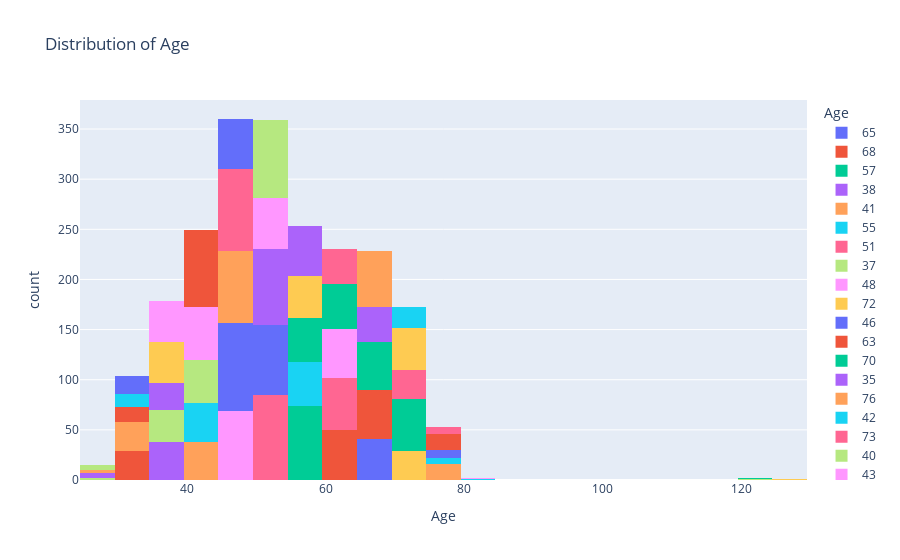

The code cell stored with this chart in its notebook:
### Markdown cell above
### **Distribution of Age**
Kode ini akan memplot histogram yang menunjukkan distribusi kolom 'age' pada data. Sumbu x akan mewakili usia dan sumbu y akan mewakili jumlah pelanggan dengan usia tersebut

### Code cell
fig1 = px.histogram(df, x="Age", nbins=30, color='Age', title="Distribution of Age")
fig1.show()

### Figure 1 — Plotly figure (JSON) as saved in the notebook; plotly's stock layout.template omitted (floating-point values rounded to 4 significant figures)
{"data": [{"alignmentgroup": "True", "bingroup": "x", "hovertemplate": "Age=%{x}<br>count=%{y}<extra></extra>", "legendgroup": "65", "marker": {"color": "#636efa", "pattern": {"shape": ""}}, "name": "65", "nbinsx": 30, "offsetgroup": "65", "orientation": "v", "showlegend": true, "type": "histogram", "x": [65, 65, 65, 65, 65, 65, 65, 65, 65, 65, 65, 65, 65, 65, 65, 65, 65, 65, 65, 65, 65, 65, 65, 65, 65, 65, 65, 65, 65, 65, 65, 65, 65, 65, 65, 65, 65, 65, 65, 65, 65], "xaxis": "x", "yaxis": "y"}, {"alignmentgroup": "True", "bingroup": "x", "hovertemplate": "Age=%{x}<br>count=%{y}<extra></extra>", "legendgroup": "68", "marker": {"color": "#EF553B", "pattern": {"shape": ""}}, "name": "68", "nbinsx": 30, "offsetgroup": "68", "orientation": "v", "showlegend": true, "type": "histogram", "x": [68, 68, 68, 68, 68, 68, 68, 68, 68, 68, 68, 68, 68, 68, 68, 68, 68, 68, 68, 68, 68, 68, 68, 68, 68, 68, 68, 68, 68, 68, 68, 68, 68, 68, 68, 68, 68, 68, 68, 68, 68, 68, 68, 68, 68, 68, 68, 68, 68], "xaxis": "x", "yaxis": "y"}, {"alignmentgroup": "True", "bingroup": "x", "hovertemplate": "Age=%{x}<br>count=%{y}<extra></extra>", "legendgroup": "57", "marker": {"color": "#00cc96", "pattern": {"shape": ""}}, "name": "57", "nbinsx": 30, "offsetgroup": "57", "orientation": "v", "showlegend": true, "type": "histogram", "x": [57, 57, 57, 57, 57, 57, 57, 57, 57, 57, 57, 57, 57, 57, 57, 57, 57, 57, 57, 57, 57, 57, 57, 57, 57, 57, 57, 57, 57, 57, 57, 57, 57, 57, 57, 57, 57, 57, 57, 57, 57, 57, 57, 57, 57, 57, 57, 57, 57, 57, 57, 57, 57, 57, 57, 57, 57, 57, 57, 57, 57, 57, 57, 57, 57, 57, 57, 57, 57, 57, 57, 57, 57, 57], "xaxis": "x", "yaxis": "y"}, {"alignmentgroup": "True", "bingroup": "x", "hovertemplate": "Age=%{x}<br>count=%{y}<extra></extra>", "legendgroup": "38", "marker": {"color": "#ab63fa", "pattern": {"shape": ""}}, "name": "38", "nbinsx": 30, "offsetgroup": "38", "orientation": "v", "showlegend": true, "type": "histogram", "x": [38, 38, 38, 38, 38, 38, 38, 38, 38, 38, 38, 38, 38, 38, 38, 38, 38, 38, 38, 38, 38, 38, 38, 38, 38, 38, 38, 38, 38, 38, 38, 38, 38, 38, 38, 38, 38, 38], "xaxis": "x", "yaxis": "y"}, {"alignmentgroup": "True", "bingroup": "x", "hovertemplate": "Age=%{x}<br>count=%{y}<extra></extra>", "legendgroup": "41", "marker": {"color": "#FFA15A", "pattern": {"shape": ""}}, "name": "41", "nbinsx": 30, "offsetgroup": "41", "orientation": "v", "showlegend": true, "type": "histogram", "x": [41, 41, 41, 41, 41, 41, 41, 41, 41, 41, 41, 41, 41, 41, 41, 41, 41, 41, 41, 41, 41, 41, 41, 41, 41, 41, 41, 41, 41, 41, 41, 41, 41, 41, 41, 41, 41, 41], "xaxis": "x", "yaxis": "y"}, {"alignmentgroup": "True", "bingroup": "x", "hovertemplate": "Age=%{x}<br>count=%{y}<extra></extra>", "legendgroup": "55", "marker": {"color": "#19d3f3", "pattern": {"shape": ""}}, "name": "55", "nbinsx": 30, "offsetgroup": "55", "orientation": "v", "showlegend": true, "type": "histogram", "x": [55, 55, 55, 55, 55, 55, 55, 55, 55, 55, 55, 55, 55, 55, 55, 55, 55, 55, 55, 55, 55, 55, 55, 55, 55, 55, 55, 55, 55, 55, 55, 55, 55, 55, 55, 55, 55, 55, 55, 55, 55, 55, 55, 55], "xaxis": "x", "yaxis": "y"}, {"alignmentgroup": "True", "bingroup": "x", "hovertemplate": "Age=%{x}<br>count=%{y}<extra></extra>", "legendgroup": "51", "marker": {"color": "#FF6692", "pattern": {"shape": ""}}, "name": "51", "nbinsx": 30, "offsetgroup": "51", "orientation": "v", "showlegend": true, "type": "histogram", "x": [51, 51, 51, 51, 51, 51, 51, 51, 51, 51, 51, 51, 51, 51, 51, 51, 51, 51, 51, 51, 51, 51, 51, 51, 51, 51, 51, 51, 51, 51, 51, 51, 51, 51, 51, 51, 51, 51, 51, 51, 51, 51, 51, 51, 51, 51, 51, 51, 51, 51, 51, 51, 51, 51, 51, 51, 51, 51, 51, 51, 51, 51, 51, 51, 51, 51, 51, 51, 51, 51, 51, 51, 51, 51, 51, 51, 51, 51, 51, 51, 51, 51, 51, 51, 51], "xaxis": "x", "yaxis": "y"}, {"alignmentgroup": "True", "bingroup": "x", "hovertemplate": "Age=%{x}<br>count=%{y}<extra></extra>", "legendgroup": "37", "marker": {"color": "#B6E880", "pattern": {"shape": ""}}, "name": "37", "nbinsx": 30, "offsetgroup": "37", "orientation": "v", "showlegend": true, "type": "histogram", "x": [37, 37, 37, 37, 37, 37, 37, 37, 37, 37, 37, 37, 37, 37, 37, 37, 37, 37, 37, 37, 37, 37, 37, 37, 37, 37, 37, 37, 37, 37, 37, 37], "xaxis": "x", "yaxis": "y"}, {"alignmentgroup": "True", "bingroup": "x", "hovertemplate": "Age=%{x}<br>count=%{y}<extra></extra>", "legendgroup": "48", "marker": {"color": "#FF97FF", "pattern": {"shape": ""}}, "name": "48", "nbinsx": 30, "offsetgroup": "48", "orientation": "v", "showlegend": true, "type": "histogram", "x": [48, 48, 48, 48, 48, 48, 48, 48, 48, 48, 48, 48, 48, 48, 48, 48, 48, 48, 48, 48, 48, 48, 48, 48, 48, 48, 48, 48, 48, 48, 48, 48, 48, 48, 48, 48, 48, 48, 48, 48, 48, 48, 48, 48, 48, 48, 48, 48, 48, 48, 48, 48, 48, 48, 48, 48, 48, 48, 48, 48, 48, 48, 48, 48, 48, 48, 48, 48, 48], "xaxis": "x", "yaxis": "y"}, {"alignmentgroup": "True", "bingroup": "x", "hovertemplate": "Age=%{x}<br>count=%{y}<extra></extra>", "legendgroup": "72", "marker": {"color": "#FECB52", "pattern": {"shape": ""}}, "name": "72", "nbinsx": 30, "offsetgroup": "72", "orientation": "v", "showlegend": true, "type": "histogram", "x": [72, 72, 72, 72, 72, 72, 72, 72, 72, 72, 72, 72, 72, 72, 72, 72, 72, 72, 72, 72, 72, 72, 72, 72, 72, 72, 72, 72, 72], "xaxis": "x", "yaxis": "y"}, {"alignmentgroup": "True", "bingroup": "x", "hovertemplate": "Age=%{x}<br>count=%{y}<extra></extra>", "legendgroup": "46", "marker": {"color": "#636efa", "pattern": {"shape": ""}}, "name": "46", "nbinsx": 30, "offsetgroup": "46", "orientation": "v", "showlegend": true, "type": "histogram", "x": [46, 46, 46, 46, 46, 46, 46, 46, 46, 46, 46, 46, 46, 46, 46, 46, 46, 46, 46, 46, 46, 46, 46, 46, 46, 46, 46, 46, 46, 46, 46, 46, 46, 46, 46, 46, 46, 46, 46, 46, 46, 46, 46, 46, 46, 46, 46, 46, 46, 46, 46, 46, 46, 46, 46, 46, 46, 46, 46, 46, 46, 46, 46, 46, 46, 46, 46, 46, 46, 46, 46, 46, 46, 46, 46, 46, 46, 46, 46, 46, 46, 46, 46, 46, 46, 46, 46, 46], "xaxis": "x", "yaxis": "y"}, {"alignmentgroup": "True", "bingroup": "x", "hovertemplate": "Age=%{x}<br>count=%{y}<extra></extra>", "legendgroup": "63", "marker": {"color": "#EF553B", "pattern": {"shape": ""}}, "name": "63", "nbinsx": 30, "offsetgroup": "63", "orientation": "v", "showlegend": true, "type": "histogram", "x": [63, 63, 63, 63, 63, 63, 63, 63, 63, 63, 63, 63, 63, 63, 63, 63, 63, 63, 63, 63, 63, 63, 63, 63, 63, 63, 63, 63, 63, 63, 63, 63, 63, 63, 63, 63, 63, 63, 63, 63, 63, 63, 63, 63, 63, 63, 63, 63, 63, 63], "xaxis": "x", "yaxis": "y"}, {"alignmentgroup": "True", "bingroup": "x", "hovertemplate": "Age=%{x}<br>count=%{y}<extra></extra>", "legendgroup": "70", "marker": {"color": "#00cc96", "pattern": {"shape": ""}}, "name": "70", "nbinsx": 30, "offsetgroup": "70", "orientation": "v", "showlegend": true, "type": "histogram", "x": [70, 70, 70, 70, 70, 70, 70, 70, 70, 70, 70, 70, 70, 70, 70, 70, 70, 70, 70, 70, 70, 70, 70, 70, 70, 70, 70, 70, 70, 70, 70, 70, 70, 70, 70, 70, 70, 70, 70, 70, 70, 70, 70, 70, 70, 70, 70, 70, 70, 70, 70, 70], "xaxis": "x", "yaxis": "y"}, {"alignmentgroup": "True", "bingroup": "x", "hovertemplate": "Age=%{x}<br>count=%{y}<extra></extra>", "legendgroup": "35", "marker": {"color": "#ab63fa", "pattern": {"shape": ""}}, "name": "35", "nbinsx": 30, "offsetgroup": "35", "orientation": "v", "showlegend": true, "type": "histogram", "x": [35, 35, 35, 35, 35, 35, 35, 35, 35, 35, 35, 35, 35, 35, 35, 35, 35, 35, 35, 35, 35, 35, 35, 35, 35, 35, 35], "xaxis": "x", "yaxis": "y"}, {"alignmentgroup": "True", "bingroup": "x", "hovertemplate": "Age=%{x}<br>count=%{y}<extra></extra>", "legendgroup": "76", "marker": {"color": "#FFA15A", "pattern": {"shape": ""}}, "name": "76", "nbinsx": 30, "offsetgroup": "76", "orientation": "v", "showlegend": true, "type": "histogram", "x": [76, 76, 76, 76, 76, 76, 76, 76, 76, 76, 76, 76, 76, 76, 76, 76], "xaxis": "x", "yaxis": "y"}, {"alignmentgroup": "True", "bingroup": "x", "hovertemplate": "Age=%{x}<br>count=%{y}<extra></extra>", "legendgroup": "42", "marker": {"color": "#19d3f3", "pattern": {"shape": ""}}, "name": "42", "nbinsx": 30, "offsetgroup": "42", "orientation": "v", "showlegend": true, "type": "histogram", "x": [42, 42, 42, 42, 42, 42, 42, 42, 42, 42, 42, 42, 42, 42, 42, 42, 42, 42, 42, 42, 42, 42, 42, 42, 42, 42, 42, 42, 42, 42, 42, 42, 42, 42, 42, 42, 42, 42, 42], "xaxis": "x", "yaxis": "y"}, {"alignmentgroup": "True", "bingroup": "x", "hovertemplate": "Age=%{x}<br>count=%{y}<extra></extra>", "legendgroup": "73", "marker": {"color": "#FF6692", "pattern": {"shape": ""}}, "name": "73", "nbinsx": 30, "offsetgroup": "73", "orientation": "v", "showlegend": true, "type": "histogram", "x": [73, 73, 73, 73, 73, 73, 73, 73, 73, 73, 73, 73, 73, 73, 73, 73, 73, 73, 73, 73, 73, 73, 73, 73, 73, 73, 73, 73, 73], "xaxis": "x", "yaxis": "y"}, {"alignmentgroup": "True", "bingroup": "x", "hovertemplate": "Age=%{x}<br>count=%{y}<extra></extra>", "legendgroup": "40", "marker": {"color": "#B6E880", "pattern": {"shape": ""}}, "name": "40", "nbinsx": 30, "offsetgroup": "40", "orientation": "v", "showlegend": true, "type": "histogram", "x": [40, 40, 40, 40, 40, 40, 40, 40, 40, 40, 40, 40, 40, 40, 40, 40, 40, 40, 40, 40, 40, 40, 40, 40, 40, 40, 40, 40, 40, 40, 40, 40, 40, 40, 40, 40, 40, 40, 40, 40, 40, 40, 40], "xaxis": "x", "yaxis": "y"}, {"alignmentgroup": "True", "bingroup": "x", "hovertemplate": "Age=%{x}<br>count=%{y}<extra></extra>", "legendgroup": "43", "marker": {"color": "#FF97FF", "pattern": {"shape": ""}}, "name": "43", "nbinsx": 30, "offsetgroup": "43", "orientation": "v", "showlegend": true, "type": "histogram", "x": [43, 43, 43, 43, 43, 43, 43, 43, 43, 43, 43, 43, 43, 43, 43, 43, 43, 43, 43, 43, 43, 43, 43, 43, 43, 43, 43, 43, 43, 43, 43, 43, 43, 43, 43, 43, 43, 43, 43, 43, 43, 43, 43, 43, 43, 43, 43, 43, 43, 43, 43, 43, 43], "xaxis": "x", "yaxis": "y"}, {"alignmentgroup": "True", "bingroup": "x", "hovertemplate": "Age=%{x}<br>count=%{y}<extra></extra>", "legendgroup": "71", "marker": {"color": "#FECB52", "pattern": {"shape": ""}}, "name": "71", "nbinsx": 30, "offsetgroup": "71", "orientation": "v", "showlegend": true, "type": "histogram", "x": [71, 71, 71, 71, 71, 71, 71, 71, 71, 71, 71, 71, 71, 71, 71, 71, 71, 71, 71, 71, 71, 71, 71, 71, 71, 71, 71, 71, 71, 71, 71, 71, 71, 71, 71, 71, 71, 71, 71, 71, 71, 71], "xaxis": "x", "yaxis": "y"}, {"alignmentgroup": "True", "bingroup": "x", "hovertemplate": "Age=%{x}<br>count=%{y}<extra></extra>", "legendgroup": "53", "marker": {"color": "#636efa", "pattern": {"shape": ""}}, "name": "53", "nbinsx": 30, "offsetgroup": "53", "orientation": "v", "showlegend": true, "type": "histogram", "x": [53, 53, 53, 53, 53, 53, 53, 53, 53, 53, 53, 53, 53, 53, 53, 53, 53, 53, 53, 53, 53, 53, 53, 53, 53, 53, 53, 53, 53, 53, 53, 53, 53, 53, 53, 53, 53, 53, 53, 53, 53, 53, 53, 53, 53, 53, 53, 53, 53, 53, 53, 53, 53, 53, 53, 53, 53, 53, 53, 53, 53, 53, 53, 53, 53, 53, 53, 53, 53, 53], "xaxis": "x", "yaxis": "y"}, {"alignmentgroup": "True", "bingroup": "x", "hovertemplate": "Age=%{x}<br>count=%{y}<extra></extra>", "legendgroup": "33", "marker": {"color": "#EF553B", "pattern": {"shape": ""}}, "name": "33", "nbinsx": 30, "offsetgroup": "33", "orientation": "v", "showlegend": true, "type": "histogram", "x": [33, 33, 33, 33, 33, 33, 33, 33, 33, 33, 33, 33, 33, 33, 33, 33, 33, 33, 33, 33, 33, 33, 33, 33, 33, 33, 33, 33, 33], "xaxis": "x", "yaxis": "y"}, {"alignmentgroup": "True", "bingroup": "x", "hovertemplate": "Age=%{x}<br>count=%{y}<extra></extra>", "legendgroup": "59", "marker": {"color": "#00cc96", "pattern": {"shape": ""}}, "name": "59", "nbinsx": 30, "offsetgroup": "59", "orientation": "v", "showlegend": true, "type": "histogram", "x": [59, 59, 59, 59, 59, 59, 59, 59, 59, 59, 59, 59, 59, 59, 59, 59, 59, 59, 59, 59, 59, 59, 59, 59, 59, 59, 59, 59, 59, 59, 59, 59, 59, 59, 59, 59, 59, 59, 59, 59, 59, 59, 59, 59], "xaxis": "x", "yaxis": "y"}, {"alignmentgroup": "True", "bingroup": "x", "hovertemplate": "Age=%{x}<br>count=%{y}<extra></extra>", "legendgroup": "52", "marker": {"color": "#ab63fa", "pattern": {"shape": ""}}, "name": "52", "nbinsx": 30, "offsetgroup": "52", "orientation": "v", "showlegend": true, "type": "histogram", "x": [52, 52, 52, 52, 52, 52, 52, 52, 52, 52, 52, 52, 52, 52, 52, 52, 52, 52, 52, 52, 52, 52, 52, 52, 52, 52, 52, 52, 52, 52, 52, 52, 52, 52, 52, 52, 52, 52, 52, 52, 52, 52, 52, 52, 52, 52, 52, 52, 52, 52, 52, 52, 52, 52, 52, 52, 52, 52, 52, 52, 52, 52, 52, 52, 52, 52, 52, 52, 52, 52, 52, 52, 52, 52, 52], "xaxis": "x", "yaxis": "y"}, {"alignmentgroup": "True", "bingroup": "x", "hovertemplate": "Age=%{x}<br>count=%{y}<extra></extra>", "legendgroup": "49", "marker": {"color": "#FFA15A", "pattern": {"shape": ""}}, "name": "49", "nbinsx": 30, "offsetgroup": "49", "orientation": "v", "showlegend": true, "type": "histogram", "x": [49, 49, 49, 49, 49, 49, 49, 49, 49, 49, 49, 49, 49, 49, 49, 49, 49, 49, 49, 49, 49, 49, 49, 49, 49, 49, 49, 49, 49, 49, 49, 49, 49, 49, 49, 49, 49, 49, 49, 49, 49, 49, 49, 49, 49, 49, 49, 49, 49, 49, 49, 49, 49, 49, 49, 49, 49, 49, 49, 49, 49, 49, 49, 49, 49, 49, 49, 49, 49, 49, 49], "xaxis": "x", "yaxis": "y"}, {"alignmentgroup": "True", "bingroup": "x", "hovertemplate": "Age=%{x}<br>count=%{y}<extra></extra>", "legendgroup": "79", "marker": {"color": "#19d3f3", "pattern": {"shape": ""}}, "name": "79", "nbinsx": 30, "offsetgroup": "79", "orientation": "v", "showlegend": true, "type": "histogram", "x": [79, 79, 79, 79, 79, 79], "xaxis": "x", "yaxis": "y"}, {"alignmentgroup": "True", "bingroup": "x", "hovertemplate": "Age=%{x}<br>count=%{y}<extra></extra>", "legendgroup": "47", "marker": {"color": "#FF6692", "pattern": {"shape": ""}}, "name": "47", "nbinsx": 30, "offsetgroup": "47", "orientation": "v", "showlegend": true, "type": "histogram", "x": [47, 47, 47, 47, 47, 47, 47, 47, 47, 47, 47, 47, 47, 47, 47, 47, 47, 47, 47, 47, 47, 47, 47, 47, 47, 47, 47, 47, 47, 47, 47, 47, 47, 47, 47, 47, 47, 47, 47, 47, 47, 47, 47, 47, 47, 47, 47, 47, 47, 47, 47, 47, 47, 47, 47, 47, 47, 47, 47, 47, 47, 47, 47, 47, 47, 47, 47, 47, 47, 47, 47, 47, 47, 47, 47, 47, 47, 47, 47, 47, 47, 47], "xaxis": "x", "yaxis": "y"}, {"alignmentgroup": "True", "bingroup": "x", "hovertemplate": "Age=%{x}<br>count=%{y}<extra></extra>", "legendgroup": "26", "marker": {"color": "#B6E880", "pattern": {"shape": ""}}, "name": "26", "nbinsx": 30, "offsetgroup": "26", "orientation": "v", "showlegend": true, "type": "histogram", "x": [26, 26], "xaxis": "x", "yaxis": "y"}, {"alignmentgroup": "True", "bingroup": "x", "hovertemplate": "Age=%{x}<br>count=%{y}<extra></extra>", "legendgroup": "54", "marker": {"color": "#FF97FF", "pattern": {"shape": ""}}, "name": "54", "nbinsx": 30, "offsetgroup": "54", "orientation": "v", "showlegend": true, "type": "histogram", "x": [54, 54, 54, 54, 54, 54, 54, 54, 54, 54, 54, 54, 54, 54, 54, 54, 54, 54, 54, 54, 54, 54, 54, 54, 54, 54, 54, 54, 54, 54, 54, 54, 54, 54, 54, 54, 54, 54, 54, 54, 54, 54, 54, 54, 54, 54, 54, 54, 54, 54, 54], "xaxis": "x", "yaxis": "y"}, {"alignmentgroup": "True", "bingroup": "x", "hovertemplate": "Age=%{x}<br>count=%{y}<extra></extra>", "legendgroup": "58", "marker": {"color": "#FECB52", "pattern": {"shape": ""}}, "name": "58", "nbinsx": 30, "offsetgroup": "58", "orientation": "v", "showlegend": true, "type": "histogram", "x": [58, 58, 58, 58, 58, 58, 58, 58, 58, 58, 58, 58, 58, 58, 58, 58, 58, 58, 58, 58, 58, 58, 58, 58, 58, 58, 58, 58, 58, 58, 58, 58, 58, 58, 58, 58, 58, 58, 58, 58, 58], "xaxis": "x", "yaxis": "y"}, {"alignmentgroup": "True", "bingroup": "x", "hovertemplate": "Age=%{x}<br>count=%{y}<extra></extra>", "legendgroup": "45", "marker": {"color": "#636efa", "pattern": {"shape": ""}}, "name": "45", "nbinsx": 30, "offsetgroup": "45", "orientation": "v", "showlegend": true, "type": "histogram", "x": [45, 45, 45, 45, 45, 45, 45, 45, 45, 45, 45, 45, 45, 45, 45, 45, 45, 45, 45, 45, 45, 45, 45, 45, 45, 45, 45, 45, 45, 45, 45, 45, 45, 45, 45, 45, 45, 45, 45, 45, 45, 45, 45, 45, 45, 45, 45, 45, 45, 45], "xaxis": "x", "yaxis": "y"}, {"alignmentgroup": "True", "bingroup": "x", "hovertemplate": "Age=%{x}<br>count=%{y}<extra></extra>", "legendgroup": "44", "marker": {"color": "#EF553B", "pattern": {"shape": ""}}, "name": "44", "nbinsx": 30, "offsetgroup": "44", "orientation": "v", "showlegend": true, "type": "histogram", "x": [44, 44, 44, 44, 44, 44, 44, 44, 44, 44, 44, 44, 44, 44, 44, 44, 44, 44, 44, 44, 44, 44, 44, 44, 44, 44, 44, 44, 44, 44, 44, 44, 44, 44, 44, 44, 44, 44, 44, 44, 44, 44, 44, 44, 44, 44, 44, 44, 44, 44, 44, 44, 44, 44, 44, 44, 44, 44, 44, 44, 44, 44, 44, 44, 44, 44, 44, 44, 44, 44, 44, 44, 44, 44, 44, 44], "xaxis": "x", "yaxis": "y"}, {"alignmentgroup": "True", "bingroup": "x", "hovertemplate": "Age=%{x}<br>count=%{y}<extra></extra>", "legendgroup": "67", "marker": {"color": "#00cc96", "pattern": {"shape": ""}}, "name": "67", "nbinsx": 30, "offsetgroup": "67", "orientation": "v", "showlegend": true, "type": "histogram", "x": [67, 67, 67, 67, 67, 67, 67, 67, 67, 67, 67, 67, 67, 67, 67, 67, 67, 67, 67, 67, 67, 67, 67, 67, 67, 67, 67, 67, 67, 67, 67, 67, 67, 67, 67, 67, 67, 67, 67, 67, 67, 67, 67, 67, 67, 67, 67, 67], "xaxis": "x", "yaxis": "y"}, {"alignmentgroup": "True", "bingroup": "x", "hovertemplate": "Age=%{x}<br>count=%{y}<extra></extra>", "legendgroup": "56", "marker": {"color": "#ab63fa", "pattern": {"shape": ""}}, "name": "56", "nbinsx": 30, "offsetgroup": "56", "orientation": "v", "showlegend": true, "type": "histogram", "x": [56, 56, 56, 56, 56, 56, 56, 56, 56, 56, 56, 56, 56, 56, 56, 56, 56, 56, 56, 56, 56, 56, 56, 56, 56, 56, 56, 56, 56, 56, 56, 56, 56, 56, 56, 56, 56, 56, 56, 56, 56, 56, 56, 56, 56, 56, 56, 56, 56, 56], "xaxis": "x", "yaxis": "y"}, {"alignmentgroup": "True", "bingroup": "x", "hovertemplate": "Age=%{x}<br>count=%{y}<extra></extra>", "legendgroup": "34", "marker": {"color": "#FFA15A", "pattern": {"shape": ""}}, "name": "34", "nbinsx": 30, "offsetgroup": "34", "orientation": "v", "showlegend": true, "type": "histogram", "x": [34, 34, 34, 34, 34, 34, 34, 34, 34, 34, 34, 34, 34, 34, 34, 34, 34, 34, 34, 34, 34, 34, 34, 34, 34, 34, 34, 34, 34], "xaxis": "x", "yaxis": "y"}, {"alignmentgroup": "True", "bingroup": "x", "hovertemplate": "Age=%{x}<br>count=%{y}<extra></extra>", "legendgroup": "74", "marker": {"color": "#19d3f3", "pattern": {"shape": ""}}, "name": "74", "nbinsx": 30, "offsetgroup": "74", "orientation": "v", "showlegend": true, "type": "histogram", "x": [74, 74, 74, 74, 74, 74, 74, 74, 74, 74, 74, 74, 74, 74, 74, 74, 74, 74, 74, 74, 74], "xaxis": "x", "yaxis": "y"}, {"alignmentgroup": "True", "bingroup": "x", "hovertemplate": "Age=%{x}<br>count=%{y}<extra></extra>", "legendgroup": "64", "marker": {"color": "#FF6692", "pattern": {"shape": ""}}, "name": "64", "nbinsx": 30, "offsetgroup": "64", "orientation": "v", "showlegend": true, "type": "histogram", "x": [64, 64, 64, 64, 64, 64, 64, 64, 64, 64, 64, 64, 64, 64, 64, 64, 64, 64, 64, 64, 64, 64, 64, 64, 64, 64, 64, 64, 64, 64, 64, 64, 64, 64, 64, 64, 64, 64, 64, 64, 64, 64, 64, 64, 64, 64, 64, 64, 64, 64, 64, 64], "xaxis": "x", "yaxis": "y"}, {"alignmentgroup": "True", "bingroup": "x", "hovertemplate": "Age=%{x}<br>count=%{y}<extra></extra>", "legendgroup": "50", "marker": {"color": "#B6E880", "pattern": {"shape": ""}}, "name": "50", "nbinsx": 30, "offsetgroup": "50", "orientation": "v", "showlegend": true, "type": "histogram", "x": [50, 50, 50, 50, 50, 50, 50, 50, 50, 50, 50, 50, 50, 50, 50, 50, 50, 50, 50, 50, 50, 50, 50, 50, 50, 50, 50, 50, 50, 50, 50, 50, 50, 50, 50, 50, 50, 50, 50, 50, 50, 50, 50, 50, 50, 50, 50, 50, 50, 50, 50, 50, 50, 50, 50, 50, 50, 50, 50, 50, 50, 50, 50, 50, 50, 50, 50, 50, 50, 50, 50, 50, 50, 50, 50, 50, 50, 50], "xaxis": "x", "yaxis": "y"}, {"alignmentgroup": "True", "bingroup": "x", "hovertemplate": "Age=%{x}<br>count=%{y}<extra></extra>", "legendgroup": "62", "marker": {"color": "#FF97FF", "pattern": {"shape": ""}}, "name": "62", "nbinsx": 30, "offsetgroup": "62", "orientation": "v", "showlegend": true, "type": "histogram", "x": [62, 62, 62, 62, 62, 62, 62, 62, 62, 62, 62, 62, 62, 62, 62, 62, 62, 62, 62, 62, 62, 62, 62, 62, 62, 62, 62, 62, 62, 62, 62, 62, 62, 62, 62, 62, 62, 62, 62, 62, 62, 62, 62, 62, 62, 62, 62, 62, 62], "xaxis": "x", "yaxis": "y"}, {"alignmentgroup": "True", "bingroup": "x", "hovertemplate": "Age=%{x}<br>count=%{y}<extra></extra>", "legendgroup": "39", "marker": {"color": "#FECB52", "pattern": {"shape": ""}}, "name": "39", "nbinsx": 30, "offsetgroup": "39", "orientation": "v", "showlegend": true, "type": "histogram", "x": [39, 39, 39, 39, 39, 39, 39, 39, 39, 39, 39, 39, 39, 39, 39, 39, 39, 39, 39, 39, 39, 39, 39, 39, 39, 39, 39, 39, 39, 39, 39, 39, 39, 39, 39, 39, 39, 39, 39, 39, 39], "xaxis": "x", "yaxis": "y"}, {"alignmentgroup": "True", "bingroup": "x", "hovertemplate": "Age=%{x}<br>count=%{y}<extra></extra>", "legendgroup": "77", "marker": {"color": "#636efa", "pattern": {"shape": ""}}, "name": "77", "nbinsx": 30, "offsetgroup": "77", "orientation": "v", "showlegend": true, "type": "histogram", "x": [77, 77, 77, 77, 77, 77, 77, 77], "xaxis": "x", "yaxis": "y"}, {"alignmentgroup": "True", "bingroup": "x", "hovertemplate": "Age=%{x}<br>count=%{y}<extra></extra>", "legendgroup": "31", "marker": {"color": "#EF553B", "pattern": {"shape": ""}}, "name": "31", "nbinsx": 30, "offsetgroup": "31", "orientation": "v", "showlegend": true, "type": "histogram", "x": [31, 31, 31, 31, 31, 31, 31, 31, 31, 31, 31, 31, 31, 31, 31], "xaxis": "x", "yaxis": "y"}, {"alignmentgroup": "True", "bingroup": "x", "hovertemplate": "Age=%{x}<br>count=%{y}<extra></extra>", "legendgroup": "60", "marker": {"color": "#00cc96", "pattern": {"shape": ""}}, "name": "60", "nbinsx": 30, "offsetgroup": "60", "orientation": "v", "showlegend": true, "type": "histogram", "x": [60, 60, 60, 60, 60, 60, 60, 60, 60, 60, 60, 60, 60, 60, 60, 60, 60, 60, 60, 60, 60, 60, 60, 60, 60, 60, 60, 60, 60, 60, 60, 60, 60, 60, 60, 60, 60, 60, 60, 60, 60, 60, 60, 60], "xaxis": "x", "yaxis": "y"}, {"alignmentgroup": "True", "bingroup": "x", "hovertemplate": "Age=%{x}<br>count=%{y}<extra></extra>", "legendgroup": "69", "marker": {"color": "#ab63fa", "pattern": {"shape": ""}}, "name": "69", "nbinsx": 30, "offsetgroup": "69", "orientation": "v", "showlegend": true, "type": "histogram", "x": [69, 69, 69, 69, 69, 69, 69, 69, 69, 69, 69, 69, 69, 69, 69, 69, 69, 69, 69, 69, 69, 69, 69, 69, 69, 69, 69, 69, 69, 69, 69, 69, 69, 69, 69], "xaxis": "x", "yaxis": "y"}, {"alignmentgroup": "True", "bingroup": "x", "hovertemplate": "Age=%{x}<br>count=%{y}<extra></extra>", "legendgroup": "66", "marker": {"color": "#FFA15A", "pattern": {"shape": ""}}, "name": "66", "nbinsx": 30, "offsetgroup": "66", "orientation": "v", "showlegend": true, "type": "histogram", "x": [66, 66, 66, 66, 66, 66, 66, 66, 66, 66, 66, 66, 66, 66, 66, 66, 66, 66, 66, 66, 66, 66, 66, 66, 66, 66, 66, 66, 66, 66, 66, 66, 66, 66, 66, 66, 66, 66, 66, 66, 66, 66, 66, 66, 66, 66, 66, 66, 66, 66, 66, 66, 66, 66, 66], "xaxis": "x", "yaxis": "y"}, {"alignmentgroup": "True", "bingroup": "x", "hovertemplate": "Age=%{x}<br>count=%{y}<extra></extra>", "legendgroup": "30", "marker": {"color": "#19d3f3", "pattern": {"shape": ""}}, "name": "30", "nbinsx": 30, "offsetgroup": "30", "orientation": "v", "showlegend": true, "type": "histogram", "x": [30, 30, 30, 30, 30, 30, 30, 30, 30, 30, 30, 30, 30], "xaxis": "x", "yaxis": "y"}, {"alignmentgroup": "True", "bingroup": "x", "hovertemplate": "Age=%{x}<br>count=%{y}<extra></extra>", "legendgroup": "61", "marker": {"color": "#FF6692", "pattern": {"shape": ""}}, "name": "61", "nbinsx": 30, "offsetgroup": "61", "orientation": "v", "showlegend": true, "type": "histogram", "x": [61, 61, 61, 61, 61, 61, 61, 61, 61, 61, 61, 61, 61, 61, 61, 61, 61, 61, 61, 61, 61, 61, 61, 61, 61, 61, 61, 61, 61, 61, 61, 61, 61, 61, 61], "xaxis": "x", "yaxis": "y"}, {"alignmentgroup": "True", "bingroup": "x", "hovertemplate": "Age=%{x}<br>count=%{y}<extra></extra>", "legendgroup": "122", "marker": {"color": "#B6E880", "pattern": {"shape": ""}}, "name": "122", "nbinsx": 30, "offsetgroup": "122", "orientation": "v", "showlegend": true, "type": "histogram", "x": [122], "xaxis": "x", "yaxis": "y"}, {"alignmentgroup": "True", "bingroup": "x", "hovertemplate": "Age=%{x}<br>count=%{y}<extra></extra>", "legendgroup": "36", "marker": {"color": "#FF97FF", "pattern": {"shape": ""}}, "name": "36", "nbinsx": 30, "offsetgroup": "36", "orientation": "v", "showlegend": true, "type": "histogram", "x": [36, 36, 36, 36, 36, 36, 36, 36, 36, 36, 36, 36, 36, 36, 36, 36, 36, 36, 36, 36, 36, 36, 36, 36, 36, 36, 36, 36, 36, 36, 36, 36, 36, 36, 36, 36, 36, 36, 36, 36, 36], "xaxis": "x", "yaxis": "y"}, {"alignmentgroup": "True", "bingroup": "x", "hovertemplate": "Age=%{x}<br>count=%{y}<extra></extra>", "legendgroup": "129", "marker": {"color": "#FECB52", "pattern": {"shape": ""}}, "name": "129", "nbinsx": 30, "offsetgroup": "129", "orientation": "v", "showlegend": true, "type": "histogram", "x": [129], "xaxis": "x", "yaxis": "y"}, {"alignmentgroup": "True", "bingroup": "x", "hovertemplate": "Age=%{x}<br>count=%{y}<extra></extra>", "legendgroup": "32", "marker": {"color": "#636efa", "pattern": {"shape": ""}}, "name": "32", "nbinsx": 30, "offsetgroup": "32", "orientation": "v", "showlegend": true, "type": "histogram", "x": [32, 32, 32, 32, 32, 32, 32, 32, 32, 32, 32, 32, 32, 32, 32, 32, 32, 32], "xaxis": "x", "yaxis": "y"}, {"alignmentgroup": "True", "bingroup": "x", "hovertemplate": "Age=%{x}<br>count=%{y}<extra></extra>", "legendgroup": "75", "marker": {"color": "#EF553B", "pattern": {"shape": ""}}, "name": "75", "nbinsx": 30, "offsetgroup": "75", "orientation": "v", "showlegend": true, "type": "histogram", "x": [75, 75, 75, 75, 75, 75, 75, 75, 75, 75, 75, 75, 75, 75, 75, 75], "xaxis": "x", "yaxis": "y"}, {"alignmentgroup": "True", "bingroup": "x", "hovertemplate": "Age=%{x}<br>count=%{y}<extra></extra>", "legendgroup": "123", "marker": {"color": "#00cc96", "pattern": {"shape": ""}}, "name": "123", "nbinsx": 30, "offsetgroup": "123", "orientation": "v", "showlegend": true, "type": "histogram", "x": [123], "xaxis": "x", "yaxis": "y"}, {"alignmentgroup": "True", "bingroup": "x", "hovertemplate": "Age=%{x}<br>count=%{y}<extra></extra>", "legendgroup": "29", "marker": {"color": "#ab63fa", "pattern": {"shape": ""}}, "name": "29", "nbinsx": 30, "offsetgroup": "29", "orientation": "v", "showlegend": true, "type": "histogram", "x": [29, 29, 29, 29, 29], "xaxis": "x", "yaxis": "y"}, {"alignmentgroup": "True", "bingroup": "x", "hovertemplate": "Age=%{x}<br>count=%{y}<extra></extra>", "legendgroup": "28", "marker": {"color": "#FFA15A", "pattern": {"shape": ""}}, "name": "28", "nbinsx": 30, "offsetgroup": "28", "orientation": "v", "showlegend": true, "type": "histogram", "x": [28, 28, 28], "xaxis": "x", "yaxis": "y"}, {"alignmentgroup": "True", "bingroup": "x", "hovertemplate": "Age=%{x}<br>count=%{y}<extra></extra>", "legendgroup": "81", "marker": {"color": "#19d3f3", "pattern": {"shape": ""}}, "name": "81", "nbinsx": 30, "offsetgroup": "81", "orientation": "v", "showlegend": true, "type": "histogram", "x": [81], "xaxis": "x", "yaxis": "y"}, {"alignmentgroup": "True", "bingroup": "x", "hovertemplate": "Age=%{x}<br>count=%{y}<extra></extra>", "legendgroup": "78", "marker": {"color": "#FF6692", "pattern": {"shape": ""}}, "name": "78", "nbinsx": 30, "offsetgroup": "78", "orientation": "v", "showlegend": true, "type": "histogram", "x": [78, 78, 78, 78, 78, 78, 78], "xaxis": "x", "yaxis": "y"}, {"alignmentgroup": "True", "bingroup": "x", "hovertemplate": "Age=%{x}<br>count=%{y}<extra></extra>", "legendgroup": "27", "marker": {"color": "#B6E880", "pattern": {"shape": ""}}, "name": "27", "nbinsx": 30, "offsetgroup": "27", "orientation": "v", "showlegend": true, "type": "histogram", "x": [27, 27, 27, 27, 27], "xaxis": "x", "yaxis": "y"}, {"alignmentgroup": "True", "bingroup": "x", "hovertemplate": "Age=%{x}<br>count=%{y}<extra></extra>", "legendgroup": "82", "marker": {"color": "#FF97FF", "pattern": {"shape": ""}}, "name": "82", "nbinsx": 30, "offsetgroup": "82", "orientation": "v", "showlegend": true, "type": "histogram", "x": [82], "xaxis": "x", "yaxis": "y"}], "layout": {"barmode": "relative", "legend": {"title": {"text": "Age"}, "tracegroupgap": 0}, "title": {"text": "Distribution of Age"}, "xaxis": {"anchor": "y", "categoryarray": [65, 68, 57, 38, 41, 55, 51, 37, 48, 72, 46, 63, 70, 35, 76, 42, 73, 40, 43, 71, 53, 33, 59, 52, 49, 79, 47, 26, 54, 58, 45, 44, 67, 56, 34, 74, 64, 50, 62, 39, 77, 31, 60, 69, 66, 30, 61, 122, 36, 129, 32, 75, 123, 29, 28, 81, 78, 27, 82], "categoryorder": "array", "domain": [0, 1], "title": {"text": "Age"}}, "yaxis": {"anchor": "x", "domain": [0, 1], "title": {"text": "count"}}}}
